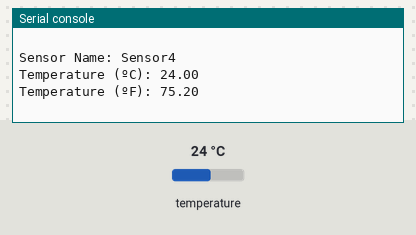
A program run on a simulated Raspberry Pi Pico running MicroPython. On the bench: the last lines printed to the serial console. The test bench sets the inputs (shaded band); at power-on: temperature 24 °C.

Above: at 1.2 s.
1.3 s: temperature set to 12 °C
At 7.5 s:
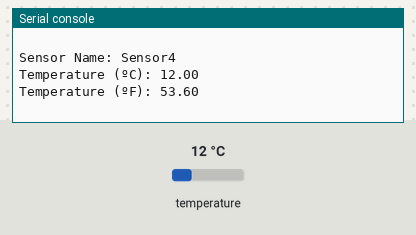
7.8 s: temperature set to 19 °C
At 13.9 s:
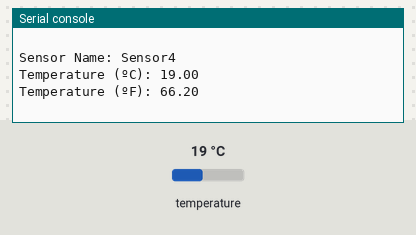
Timing chart, 0 to 15.4 s (numbered marks = the images above; inputs shaded):
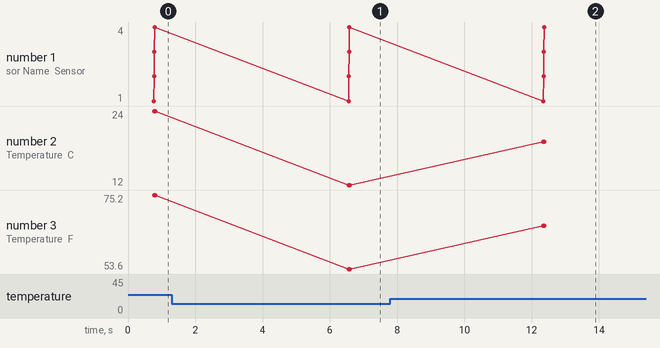

Measured:
- after the input at 1.3 s, the serial console: prints a new line after 5.3 s (image 1)
- after the input at 7.8 s, the serial console: prints a new line after 4.6 s (image 2)
- plotted number 2: 24 → 12 after the input at 1.3 s, 12 → 19 after the input at 7.8 s
- plotted number 3: 75.2 → 53.6 after the input at 1.3 s, 53.6 → 66.2 after the input at 7.8 s

The program:

5_2_4_ds18b20_multiple_address.py
```python
# Rui Santos & Sara Santos - Random Nerd Tutorials
# Complete project details at https://RandomNerdTutorials.com/raspberry-pi-pico-w-micropython-ebook/

import machine, onewire, ds18x20, time

# Pin configuration for DS18B20 temperature sensor
ds_pin = machine.Pin(22)

# Create DS18X20 object
ds_sensor = ds18x20.DS18X20(onewire.OneWire(ds_pin))

def celsius_to_fahrenheit(temp_celsius):
    # Convert temperature from Celsius to Fahrenheit
    temp_fahrenheit = temp_celsius * (9/5) + 32
    return temp_fahrenheit

# Dictionary with sensor names and their ROM addresses
sensor_address = {
    "Sensor1": bytearray(b'(\xff\xa0\x113\x17\x03\x96'),
    "Sensor2": bytearray(b'(\xff\x11(3\x18\x01k'),
    "Sensor3": bytearray(b'(\xff\xb4\x063\x17\x03K'),
    "Sensor4": bytearray(b'(\xff\x1e\x133\x17\x03|'),
    # Add or remove sensors as needed
}

while True:
    # Initiate temperature conversion for all sensors
    ds_sensor.convert_temp()
    time.sleep_ms(750)  # Wait for the conversion to complete
    for sensor_name, address in sensor_address.items():
        # Print the sensor name
        print("Sensor Name:", sensor_name)

        # Read temperature in Celsius from the specified sensor
        temp_c = ds_sensor.read_temp(address)

        # Convert Celsius temperature to Fahrenheit
        temp_f = celsius_to_fahrenheit(temp_c)

        # Print the temperature readings
        print('Temperature (ºC):', "{:.2f}".format(temp_c))
        print('Temperature (ºF):', "{:.2f}".format(temp_f))
        print()

    time.sleep(5)
```
